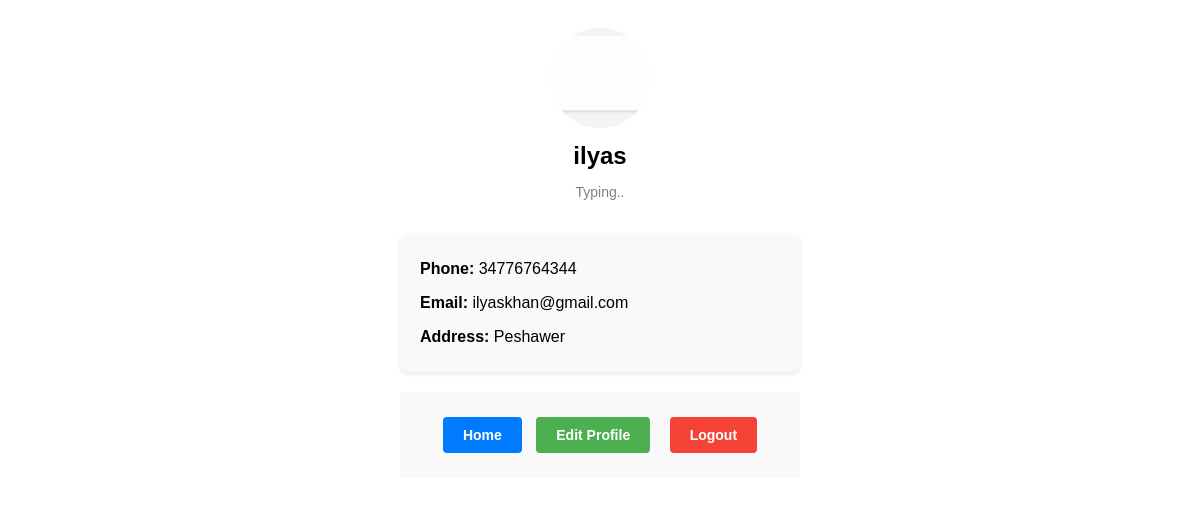
Page /profile/ (signed in) on the committed database.
### BlogApp/models.py (models this page shows, shortened)
class User_Profile(models.Model):
    user = models.OneToOneField(User, on_delete=models.CASCADE)
    bio = models.CharField(max_length=255)
    phone_no = models.BigIntegerField()
    address = models.CharField(max_length=200)
    image = models.ImageField(upload_to="user_profile/")

### BlogApp/views.py (the view)
# urls.py: path('profile/', views.profile, name='profile'),
def profile(request):
    profiles = models.User_Profile.objects.filter(user = request.user)
    context = {
        'profile': profiles
    }
    return render(request, 'profile.html', context)

### templates/profile.html (shortened to what this page needs)
<!DOCTYPE html>
<html lang="en">
<head>
</head>
<body>
    {% for profiles in profile %}
    <div class="profile-container">
        <div class="profile-header">
            <img src="{{profiles.image.url}}" alt="User Profile Picture">
            <h2>{{ user.username}}</h2>
            <p>{{ profiles.bio }}</p>
        </div>
        <div class="profile-details">
            <p><strong>Phone:</strong> {{ profiles.phone_no }}</p>
            <p><strong>Email:</strong> {{ user.email }}</p>
            <p><strong>Address:</strong> {{ profiles.address }}</p>
        </div>
        <div class="profile-actions">
            <a href="{% url 'index'%}" class="btn home">Home</a>
            <a href="{% url 'edit_profile' %}" class="btn edit-profile">Edit Profile</a>
            <a href="{% url 'logout_view' %}" class="btn logout">Logout</a>
          </div>
    </div>
    {% endfor %}
</body>
</html>

### templates/profile.html (style rules this page uses)
.profile-container { max-width: 400px; margin: auto; font-family: Arial, sans-serif; }
.profile-header { text-align: center; padding: 20px; }
.profile-header img { width: 100px; height: 100px; border-radius: 50%; object-fit: cover; }
.profile-header h2 { margin: 10px 0; }
.profile-header p { color: gray; font-size: 14px; }
.profile-details { padding: 10px 20px; background-color: #f9f9f9; border-radius: 8px; box-shadow: 0 2px 4px rgba(0, 0, 0, 0.1); }
.profile-actions { margin-top: 20px; text-align: center; }
.profile-actions .btn { color: white; padding: 10px 20px; border: none; border-radius: 4px; cursor: pointer; text-decoration: none; }
.profile-actions .edit-profile { background-color: #4CAF50; }
.profile-actions .logout { background-color: #f44336; margin-left: 10px; }
.profile-actions { text-align: center; padding: 20px; background-color: #f9f9f9; }
.btn { text-decoration: none; display: inline-block; color: white; padding: 10px 20px; border-radius: 4px; font-size: 14px; font-weight: bold; cursor: pointer; margin: 5px; transition: background-color 0.3s ease; }
.btn.edit-profile { background-color: #4CAF50; }
.btn.logout { background-color: #f44336; }
.btn.home { background-color: #007BFF; }

### rows in the picture
User_Profile: image (picture), bio "Typing..", phone_no "34776764344", address "Peshawer"

### other values in the picture
{{ user.username }} "ilyas"
{{ user.email }} "ilyaskhan@gmail.com"
